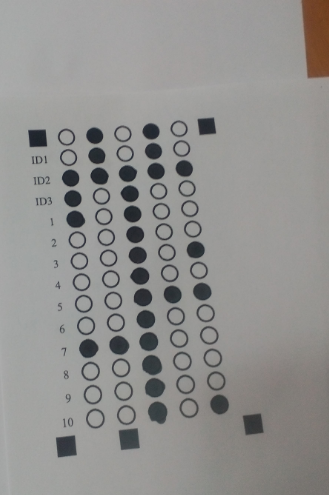
//> input picture Image1.png, 329 x 495 px
$ ./Blanks   (built with g++ and OpenCV 4)
//> lines starting //> are read from the running program, lines starting //| are printed output that depends on the picture; after the words box and inside, x2 and y2 are one past the last pixel; in counts of white or black regions, pixels touching at a corner belong together; pictures that were not available may be replaced by others from this repository, and a replacement may not be noted

#include "stdafx.h"

#include <cv.h>
#include <highgui.h>
#include <stdlib.h>
#include <stdio.h>
#include <iostream>

using namespace std;

CvSeq* seqMarker = 0;

#define CV_PIXEL(type,img,x,y) (((type*)((img)->imageData+(y)*(img)->widthStep))+(x)*(img)->nChannels)
const CvScalar RED = CV_RGB(255, 0, 0);
const CvScalar ORANGE = CV_RGB(255, 100, 0);
const CvScalar YELLOW = CV_RGB(255, 255, 0);
const CvScalar GREEN = CV_RGB(0, 255, 0);
const CvScalar BLUE = CV_RGB(0, 0, 255);
const CvScalar VIOLET = CV_RGB(255, 0, 255);
const CvScalar BLACK = CV_RGB(0, 0, 0);
const CvScalar WHITE = CV_RGB(255, 255, 255);


// [27 lines left out: functions cvSeqCompSquare, cvSeqCompSqArea, rectDist, not called in this run]

int * findBoundPixels(IplImage * image, CvSeq * seq0) {
	CvRect rect = cvBoundingRect(seq0);
	int zmin = 255;
	int zmiddle = 0;
	for (int x = rect.x - rect.width / 2; x < rect.x + rect.width / 2; x++) {
		for (int y = rect.y - rect.height / 2; y < rect.y + rect.height / 2; y++) {
			if (x > 0 && y > 0 && x < image->width && y < image->height) {
				uchar* ptr = (uchar*)(image->imageData + y * image->widthStep);
				int pix = 0;
				pix += (ptr[3 * x]);
				pix += (ptr[3 * x + 1]);
				pix += (ptr[3 * x + 2]);
				pix /= 3;
				zmin = min(zmin, pix);
				zmiddle += pix;
			}
		}
	}
	zmiddle /= (rect.width * rect.height);
	int result[] = { zmin, zmiddle };
	return result;
}

// [99 lines left out: functions findMarkers, countColorR, countColor, getMainMarkerParams, not called in this run]

void testMatch(IplImage* original, IplImage* marker)
{
	assert(original != 0);
	assert(marker != 0);

	IplImage *src = 0, *dst = 0;

	src = cvCloneImage(original);
	cvSmooth(src, src, CV_GAUSSIAN, 3, 3);

	IplImage* binI = cvCreateImage(cvGetSize(src), 8, 1);
	IplImage* binMarker = cvCreateImage(cvGetSize(marker), 8, 1);

	IplImage* rgb = cvCreateImage(cvGetSize(original), 8, 3);
	IplImage* rgbcopy = cvCreateImage(cvGetSize(original), 8, 3);
	IplImage* rotated = cvCreateImage(cvGetSize(original), 8, 3);
	cvConvertImage(src, rgb, CV_GRAY2BGR);

	IplImage* rgbMarker = cvCreateImage(cvGetSize(marker), 8, 3);
	cvConvertImage(marker, rgbMarker, CV_GRAY2BGR);

	cvCanny(src, binI, 50, 200);
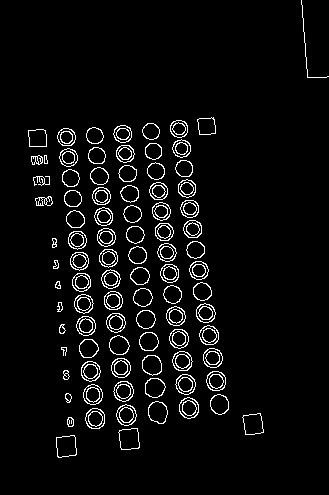
//> binI: 495 rows x 329 cols, CV_8UC1; 4.7% white in thin lines or dots, all inside (x1, y1, x2, y2) = (28, 0, 329, 458)
	cvCanny(marker, binMarker, 50, 200);

	CvMemStorage* storage = cvCreateMemStorage(0);
	CvSeq* contoursI = 0, *contoursMarker = 0;

	int contoursCont = cvFindContours(binI, storage, &contoursI, sizeof(CvContour), CV_RETR_LIST, CV_CHAIN_APPROX_SIMPLE, cvPoint(0, 0));
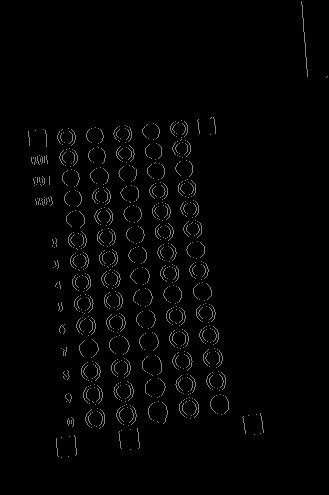
//> binI: 495 rows x 329 cols, CV_8UC1; 4.65% of pixels changed, all inside (x1, y1, x2, y2) = (28, 0, 329, 458)
//> contoursI = 270 contours, 15 with area under 20; largest, box (x1, y1, x2, y2) and area: (56, 435, 77, 458) 374, (118, 428, 140, 450) 371, (56, 435, 77, 458) 370, (118, 428, 140, 450) 368, (242, 413, 264, 435) 350; contoursCont = 270

	CvFont font;
	cvInitFont(&font, CV_FONT_HERSHEY_PLAIN, 1.0, 1.0);

	if (contoursI != 0) {
		for (CvSeq* seq0 = contoursI; seq0 != 0; seq0 = seq0->h_next) {
			cvDrawContours(rgb, seq0, CV_RGB(255, 216, 0), CV_RGB(0, 0, 250), 0, 1, 8);
		}
//> this loop made 270 passes
//> pass 1, in testMatch, `cvDrawContours(rgb, seq0, CV_RGB(255, 216, 0), CV_RGB(0, 0, 250), 0, 1..`:
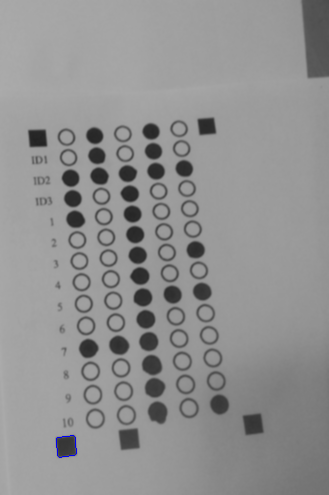
//> rgb: 495 rows x 329 cols, CV_8UC3; mean B, G, R 145.3, 145.2, 145.2
//> after the loop:
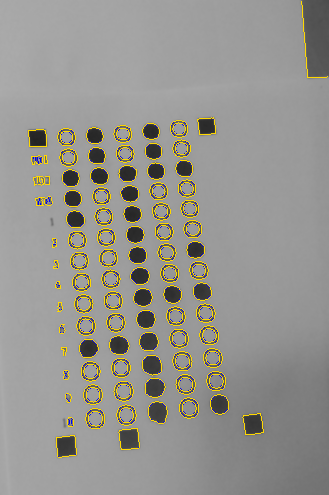
//> rgb: 495 rows x 329 cols, CV_8UC3; mean B, G, R 141.9, 148, 149.5
	}
	cvNamedWindow("cont", 1);
	cvShowImage("cont", rgb);

	cvConvertImage(src, rgb, CV_GRAY2BGR);
	rgbcopy = cvCloneImage(rgb);

	cvFindContours(binMarker, storage, &contoursMarker, sizeof(CvContour), CV_RETR_LIST, CV_CHAIN_APPROX_SIMPLE, cvPoint(0, 0));
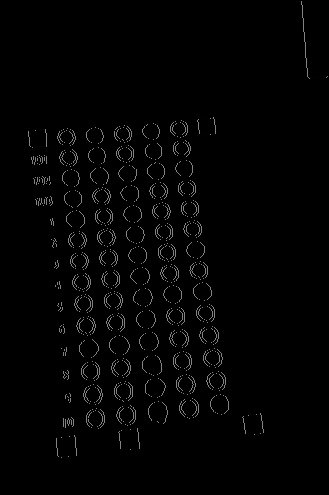
//> binMarker: 495 rows x 329 cols, CV_8UC1; min 0, max 130, mean 3.4
//> contoursMarker = 263 contours, 39 with area under 20; largest, box (x1, y1, x2, y2) and area: (56, 435, 77, 458) 374, (118, 428, 140, 450) 372, (56, 435, 77, 458) 372, (118, 428, 140, 450) 371, (242, 413, 264, 435) 350
	double perimMarker = 0;

	if (contoursMarker != 0) {
		for (CvSeq* seq0 = contoursMarker; seq0 != 0; seq0 = seq0->h_next) {
			double perim = cvContourPerimeter(seq0);
			if (perim>perimMarker) {
				perimMarker = perim;
				seqMarker = seq0;
			}
			cvDrawContours(rgbMarker, seq0, CV_RGB(255, 216, 0), CV_RGB(0, 0, 250), 0, 1, 8);
		}
//> this loop made 263 passes
//> (perim, perimMarker, seqMarker) on pass 263: (198.9, 198.9, 1 contour, all with area under 20)
//> (perim, perimMarker) on passes 1, 2, 11: (76.97, 76.97), (78.73, 78.73), (159.7, 159.7)
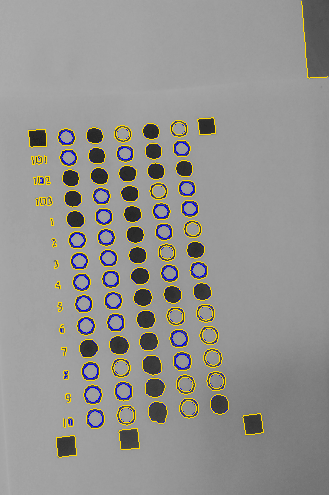
//> rgbMarker: 495 rows x 329 cols, CV_8UC3; mean B, G, R 143.2, 146.9, 148.2
//> after the loop, perimMarker = 198.9
	}
	cvDrawContours(rgbMarker, seqMarker, CV_RGB(52, 201, 36), CV_RGB(36, 201, 197), 0, 2, 8);
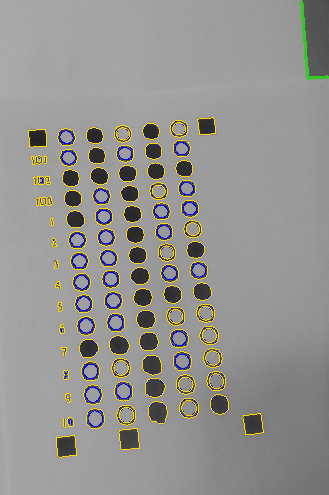
//> rgbMarker: 495 rows x 329 cols, CV_8UC3; 0.19% of pixels changed, all inside (x1, y1, x2, y2) = (300, 0, 329, 80)
	cvNamedWindow("contT", 1);
	cvShowImage("contT", rgbMarker);

	CvSeq* seqM[] = { 0, 0, 0, 0, 0, 0 };
	//assert(contoursI != 0);
	for (CvSeq* seq0 = contoursI; seq0 != 0; seq0 = seq0->h_next) {
		bool flag = false;
		if (cvMatchShapes(seq0, seqMarker, CV_CONTOURS_MATCH_I3) < 0.01) {
			int * zs = findBoundPixels(rgb, seq0);
//> (the run ends here: the program crashes, at `int z = countColor(rgb, seq0, zs[0], zs[1]);`)
